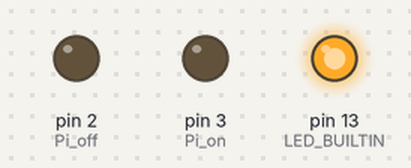
A sketch run on a simulated Arduino Uno, built with avr-gcc and run on an emulated ATmega328P. Shown: output pins drawn as LEDs (lit = HIGH).

Above: at 0.2 s.
At 1.7 s:
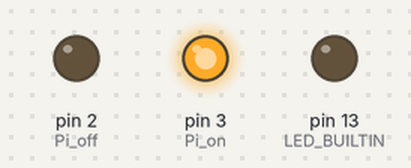
At 66.15 s:
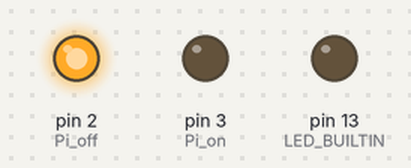
At 126.8 s:
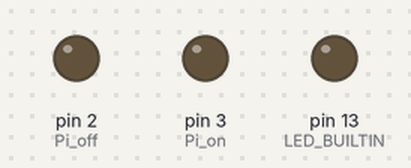
Timing chart, 0 to 128.3 s (numbered marks = the images above):
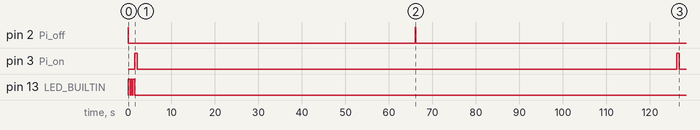

The sketch:

Class_Minion.ino
```cpp
#include "LowPower.h"

int Pi_off = 2;
int Pi_on = 3;

void setup(void)
{
  pinMode(Pi_on, OUTPUT);
  pinMode(Pi_off, OUTPUT);
  pinMode(LED_BUILTIN, OUTPUT);

  // ensure pi is off
  digitalWrite(Pi_on, LOW);
  digitalWrite(Pi_off, HIGH);
  delay(100);
  digitalWrite(Pi_off, LOW);

  // Flash Arduino LED for power conformation
  for(int i = 0; i < 3; i++){
   digitalWrite(LED_BUILTIN, HIGH);
   delay(400);
   digitalWrite(LED_BUILTIN, LOW);
   delay(100);
  }
}

void loop(void) {

  // turn pi on
  digitalWrite(Pi_on, HIGH);
  delay(500);
  digitalWrite(Pi_on, LOW);

  // Let Pi boot up and take photo

  for (int i = 1; i <= 8; i++){
    LowPower.powerDown(SLEEP_8S, ADC_OFF, BOD_OFF);
  }

  // turn pi off
  digitalWrite(Pi_off, HIGH);
  delay(100);
  digitalWrite(Pi_off, LOW);

  // This is your sample rate set here. Notice the loop is a multiple of the SLEEP_"X"S * i

  for (int i = 1; i <= 15; i++){
    LowPower.powerDown(SLEEP_4S, ADC_OFF, BOD_OFF);
  }

}
```

Measured:
- by itself, pin 2 (Pi_off): HIGH → LOW at 0.10 s, → HIGH 66.0 s later, → LOW 0.10 s later
- by itself, pin 3 (Pi_on): alternates HIGH for 0.50 s and LOW for 124 s
